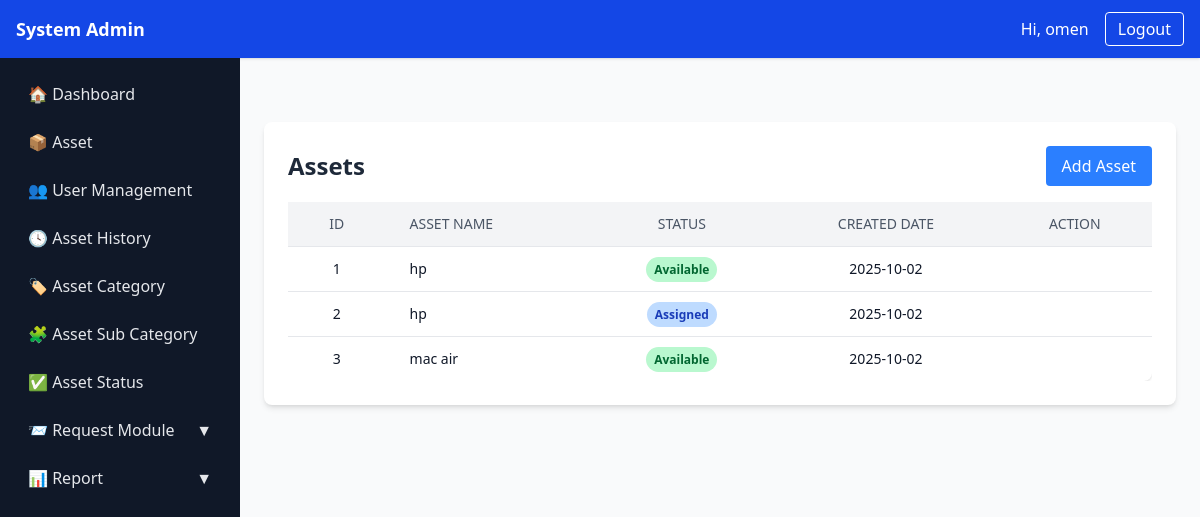
Screenshot of /asset/status/ (signed in) with the database file from the repository.
### asset1/models.py (models this page shows, shortened)
class Asset(models.Model):
    STATUS_AVAILABLE = "available"
    STATUS_ASSIGNED = "assigned"
    STATUS_MAINTENANCE = "maintenance"
    STATUS_LOST = "lost"
    STATUS_RETIRED = "retired"
    STATUS_CHOICES = [
        (STATUS_AVAILABLE, "Available"),
        (STATUS_ASSIGNED, "Assigned"),
        (STATUS_MAINTENANCE, "Maintenance"),
        (STATUS_LOST, "Lost"),
        (STATUS_RETIRED, "Retired"),
    ]
    uuid = models.UUIDField(default=uuid.uuid4, editable=False, unique=True)
    name = models.CharField(max_length=200)
    category = models.ForeignKey(Category, on_delete=models.PROTECT, related_name="assets")
    serial_number = models.CharField(max_length=200, blank=True, null=True, unique=True)
    description = models.TextField(blank=True)
    location = models.ForeignKey(Location, on_delete=models.SET_NULL, null=True, blank=True)
    status = models.CharField(max_length=32, choices=STATUS_CHOICES, default=STATUS_AVAILABLE)
    assigned_to = models.ForeignKey(settings.AUTH_USER_MODEL, null=True, blank=True,
                                    on_delete=models.SET_NULL, related_name="assigned_assets")
    acquired_date = models.DateField(null=True, blank=True)
    purchase_price = models.DecimalField(max_digits=12, decimal_places=2, null=True, blank=True)
    is_active = models.BooleanField(default=True)
    created_at = models.DateTimeField(auto_now_add=True)
    updated_at = models.DateTimeField(auto_now=True)

### asset1/views.py (the view)
# urls.py: path('asset/status/', views.asset_status, name='asset_status'),
@login_required
def asset_status(request):
    assets = Asset.objects.all().order_by('id')
    return render(request, 'asset1/asset_status.html', {'assets': assets})

### asset1/templates/asset1/asset_status.html
{% extends "asset1/sidebar.html" %}
{% load static %}
{% block page_content %}
<div class="max-w-6xl mx-auto mt-10 p-6 bg-white rounded-lg shadow-md">
  <div class="flex justify-between items-center mb-4">
    <h2 class="text-2xl font-bold text-gray-800">Assets</h2>
    <a href="{% url 'asset1:asset-create' %}"
       class="px-4 py-2 bg-blue-500 text-white rounded hover:bg-blue-600 transition">
      Add Asset
    </a>
  </div>
  <div class="overflow-x-auto">
    <table class="min-w-full divide-y divide-gray-200 rounded-lg shadow-sm" id="assetTable">
      <thead class="bg-gray-100">
        <tr>
          <th class="px-6 py-3 text-center text-sm font-medium text-gray-600 uppercase">ID</th>
          <th class="px-6 py-3 text-left text-sm font-medium text-gray-600 uppercase">Asset Name</th>
          <th class="px-6 py-3 text-center text-sm font-medium text-gray-600 uppercase">Status</th>
          <th class="px-6 py-3 text-center text-sm font-medium text-gray-600 uppercase">Created Date</th>
          <th class="px-6 py-3 text-center text-sm font-medium text-gray-600 uppercase">Action</th>
        </tr>
      </thead>
      <tbody class="bg-white divide-y divide-gray-200">
        {% for asset in assets %}
        <tr class="hover:bg-gray-50">
          <td class="px-6 py-3 text-center text-sm">{{ asset.id }}</td>
          <td class="px-6 py-3 text-sm">{{ asset.name }}</td>
          <td class="px-6 py-3 text-center text-sm">
            {% if asset.status == 'available' %}
              <span class="px-2 py-1 bg-green-200 text-green-800 rounded-full text-xs font-semibold">Available</span>
            {% elif asset.status == 'assigned' %}
              <span class="px-2 py-1 bg-blue-200 text-blue-800 rounded-full text-xs font-semibold">Assigned</span>
            {% elif asset.status == 'maintenance' %}
              <span class="px-2 py-1 bg-yellow-200 text-yellow-800 rounded-full text-xs font-semibold">Maintenance</span>
            {% elif asset.status == 'lost' %}
              <span class="px-2 py-1 bg-red-200 text-red-800 rounded-full text-xs font-semibold">Lost</span>
            {% elif asset.status == 'retired' %}
              <span class="px-2 py-1 bg-gray-300 text-gray-800 rounded-full text-xs font-semibold">Retired</span>
            {% endif %}
          </td>
          <td class="px-6 py-3 text-center text-sm">{{ asset.created_at|date:"Y-m-d" }}</td>
        </tr>
        {% empty %}
        <tr>
          <td colspan="5" class="px-6 py-4 text-center text-gray-500 text-sm">No assets found.</td>
        </tr>
        {% endfor %}
      </tbody>
    </table>
  </div>
</div>
{% endblock %}

### asset1/templates/asset1/sidebar.html (shortened to what this page needs)
{% extends "asset1/base.html" %} {% block navbar %}
<nav class="bg-blue-700 text-white shadow ml-72">
  <div class="max-w-7xl mx-auto px-4 py-3 flex justify-between items-center">
    <h3 class="text-lg font-semibold">System Admin</h3>
    <div class="flex items-center space-x-4">
      <span>Hi, {{ user.get_username }}</span>
      <form method="post" action="{% url 'asset1:logout' %}">
        <button
          type="submit"
          class="px-3 py-1 border border-white rounded hover:bg-white hover:text-blue-700 transition"
        >
          Logout
        </button>
      </form>
    </div>
  </div>
</nav>
{% endblock %} {% block content %}
<div class="flex min-h-screen">
  <aside class="w-60 bg-gray-900 text-gray-200 p-4 space-y-2">
    <a
      href="{% url 'asset1:dashboard' %}"
      class="block px-3 py-2 rounded hover:bg-gray-800"
      >🏠 Dashboard</a
    >
    <a
      href="{% url 'asset1:asset_list' %}"
      class="block px-3 py-2 rounded hover:bg-gray-800"
      >📦 Asset</a
    >
    <a
      href="{% url 'asset1:employee_list' %}"
      class="block px-3 py-2 rounded hover:bg-gray-800"
      >👥 User Management</a
    >
    <a
      href="{% url 'asset1:asset_history' %}"
      class="block px-3 py-2 rounded hover:bg-gray-800"
      >🕓 Asset History</a
    >
    <a
      href="{% url 'asset1:asset_category' %}"
      class="block px-3 py-2 rounded hover:bg-gray-800"
      >🏷️ Asset Category</a
    >
    <a
      href="{% url 'asset1:subcategory_list' %}"
      class="block px-3 py-2 rounded hover:bg-gray-800"
      >🧩 Asset Sub Category</a
    >
    <a
      href="{% url 'asset1:asset_status' %}"
      class="block px-3 py-2 rounded hover:bg-gray-800"
      >✅ Asset Status</a
    >
    <details class="group">
      <summary
        class="cursor-pointer px-3 py-2 rounded hover:bg-gray-800 flex justify-between items-center"
      >
        <span>📨 Request Module</span>
        <span class="group-open:rotate-180 transition-transform">▼</span>
      </summary>
    </details>
    <details class="group">
      <summary
        class="cursor-pointer px-3 py-2 rounded hover:bg-gray-800 flex justify-between items-center"
      >
        <span>📊 Report</span>
        <span class="group-open:rotate-180 transition-transform">▼</span>
      </summary>
    </details>
  </aside>
  <main class="flex-1 p-6">
    {% block page_content %}{% endblock %}
  </main>
</div>
{% endblock %}

### rows the page displays
Asset: id "1", name "hp", status "Available", created_at "2025-10-02"
Asset: id "2", name "hp", status "Assigned", created_at "2025-10-02"
Asset: id "3", name "mac air", status "Available", created_at "2025-10-02"

### other values shown
{{ user.get_username }} "omen"
